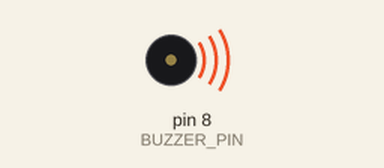
The sketch below on a simulated Arduino Uno, built with avr-gcc and run on an emulated ATmega328P. Shown: buzzer (waves = sounding).

Above: at 0.2 s.
Timing chart, 0 to 10.2 s (numbered marks = the images above):
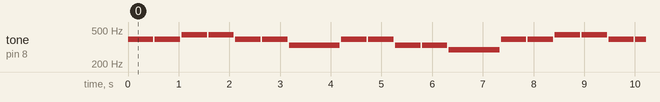

The sketch:

BuzzerSchoolBell.ino
```cpp
const int BUZZER_PIN = 8;

const int C_4 = 261;   // 도
const int D_4 = 294;   // 레
const int E_4 = 330;   // 미
const int F_4 = 349;   // 파
const int G_4 = 392;   // 솔
const int A_4 = 440;   // 라
const int B_4 = 494;   // 시

typedef struct  {
  int tone;
  unsigned long delay;
} TAD;//Tone And Delay

TAD music[] =
  {
    {G_4, 100}, {G_4, 100}, {A_4, 100}, {A_4, 100}, {G_4, 100}, {G_4, 100}, {E_4, 200},
    {G_4, 100}, {G_4, 100}, {E_4, 100}, {E_4, 100}, {D_4, 200}, {G_4, 100}, {G_4, 100},
    {A_4, 100}, {A_4, 100}, {G_4, 100}, {G_4, 100}, {E_4, 200}, {G_4, 100}, {E_4, 100},
    {D_4, 100}, {E_4, 100}, {C_4, 200}
  };

int musicLen;

void setup() {
  musicLen = sizeof(music) / sizeof(TAD);
}

void loop() {
  for(int i = 0; i < musicLen; i++) {
    tone(BUZZER_PIN, music[i].tone);
    delay(music[i].delay * 5);

    noTone(BUZZER_PIN);
    delay(30);
  }

  noTone(BUZZER_PIN);
  delay(1000);
}
```

Measured:
- by itself, tone on pin 8 (BUZZER_PIN): plays 392 Hz for 0.50 s, 392 Hz for 0.50 s, 440 Hz for 0.50 s, 440 Hz for 0.50 s, 392 Hz for 0.50 s, 392 Hz for 0.50 s … (200 notes in this stretch)
